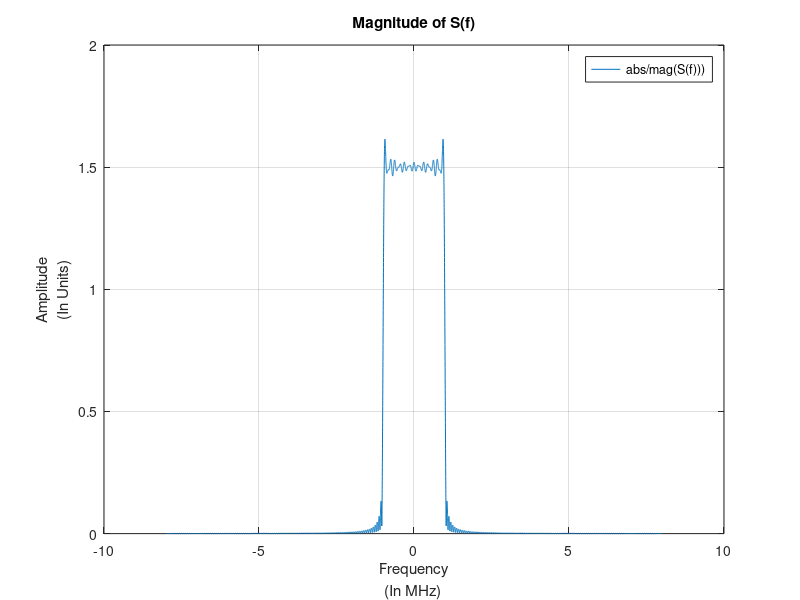
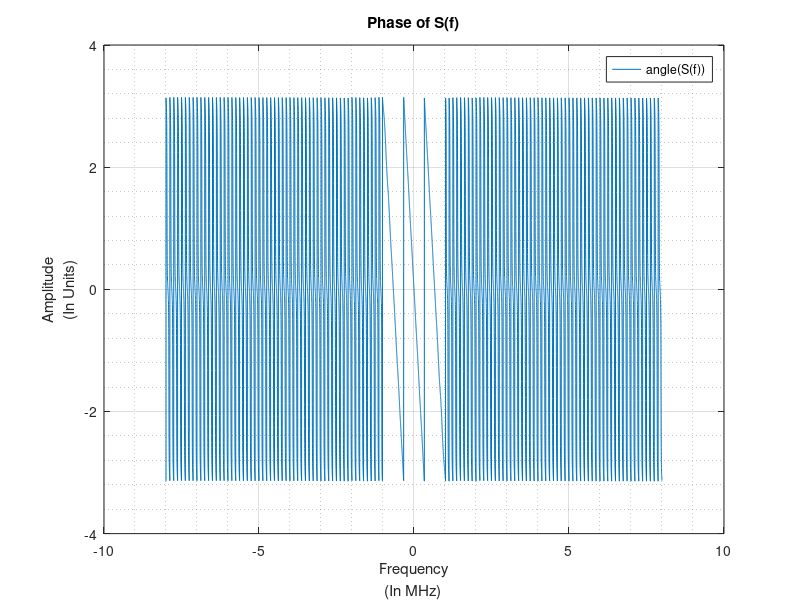

Write the MATLAB code that produced these figures, in order. (Note: this script raises an error after producing the figures.)
function two
q_2();
q_3();
end
function q_2
dt = (1/16);
t = -8:dt:8;
s = 3*sinc(2*t - 3);
[Y,f,df] = contFT(s,t(1),dt,10^(-3));
figure(11);
plot(f,abs(Y));
xlabel({'Frequency','(In MHz)'});ylabel({'Amplitude','(In Units)'});
title('Magnitude of S(f)');
legend('abs/mag(S(f)))');
grid on;
figure(12);
plot(f,angle(Y));
xlabel({'Frequency','(In MHz)'});ylabel({'Amplitude','(In Units)'});
title('Phase of S(f)');
legend('angle(S(f))');
grid on;
grid minor;
end
function q_3
dt = 0.1;
to = 2;
theta = pi/4;
t = -7:dt:7;
u = signalx(t);
v = signalx1(t);
s = u + 1i*v;
sc = signalx(-t) - 1i*signalx1(-t);
[s_c,t1] = contconv(double(s),double(sc),t(1),t(1),dt);
[S,f,df] = contFT(double(s),t(1),dt,10^(-3));
[S_C,F,DF] = contFT(double(s_c),t1(1),dt,10^(-3));
figure(13);
plot(f,abs(S));
xlabel({'Frequency','(In KHz)'});ylabel({'Amplitude','(In Units)'});
title('Magnitude of |S(f)|');
legend('abs/mag(S(f))');
grid on;
figure(14);
plot(F,abs(S_C));
xlabel({'Frequency','(In KHz)'});ylabel({'Amplitude','(In Units)'});
title('Magnitude of fourier transform of convolution between s(t)  and smf(t)');
legend('abs/mag(fft(s(t)*smf(t)))');
grid on;
figure(15);
plot(F,angle(S_C));
xlabel({'Frequency','(In KHz)'});ylabel({'Amplitude','(In Units)'});
title('Phase of fourier transform of convolution between s(t) and smf(t)');
legend('angle(fft(s(t)*smf(t)))');
grid on;
end
function [y,t] = contconv(x1,x2,s1,s2,dt)
y = conv(x1,x2)*dt;
s1_2 = s1 + (length(x1)-1)*dt;
s2_2 = s2 + (length(x2)-1)*dt;
t1 = s1+ s2;
t2 = s2_2 + s1_2;
t = t1:dt:t2;
end
function u = signalx(t)
syms x;
y = piecewise(1 <= x <= 2, 2, 2 <= x <= 3, -1, 3 <= x <= 4, -3, 0);
u = subs(y,x,t);
end
function v = signalx1(t)
syms x;
y = piecewise(-1 <= x <= 0, 1, 0 <= x <= 1, 3, 1 <= x <= 2, 1, 0);
v = subs(y,x,t);
end
function [X,f,df] = contFT(x,tstart,dt,df_desired) 
%Use Matlab DFT for approximate computation of continuous time Fourier transform
%INPUTS 
%x = vector of time domain samples, assumed uniformly spaced %tstart= time at which first sample is taken
%dt = spacing between samples  
%df_desired = desired frequency resolution 
%OUTPUTS 
% X=vector of samples of Fourier transform 
%f=corresponding vector of frequencies at which samples are obtained
%df=freq resolution attained (redundant--already available from %difference of consecutive entries of f
%%%%%%%%%
%minimum FFT size determined by desired freq res or length of x 
Nmin=max(ceil(1/(df_desired*dt)),length(x));  
%choose FFT size to be the next power of 2
Nfft = 2^(nextpow2(Nmin));
%compute Fourier transform, centering around DC
X=dt*fftshift(fft(x,Nfft));
%achieved frequency resolution
df=1/(Nfft*dt); 
%range of frequencies covered 
f = ((0:Nfft-1)-Nfft/2)*df;
%same as f=-1/(2*dt):df:1/(2*dt) - df %phase shift associated with start time
X=X.*exp(-1i*2*pi*f*tstart);
end
